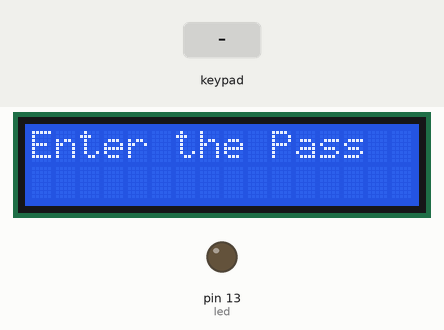
Simulated run of this sketch. Board: Arduino Uno, built with avr-gcc and run on an emulated ATmega328P. Parts: 16×2 character LCD, output pins drawn as LEDs (lit = HIGH). Inputs (shaded band) come from the test bench.

Above: at 1.2 s.
1.3 s: keypad keys 6 7 8 9 A pressed 0.4 s apart
At 3.6 s:
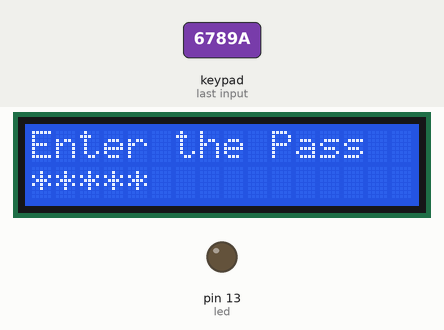
4.8 s: key '1' pressed
At 6.0 s:
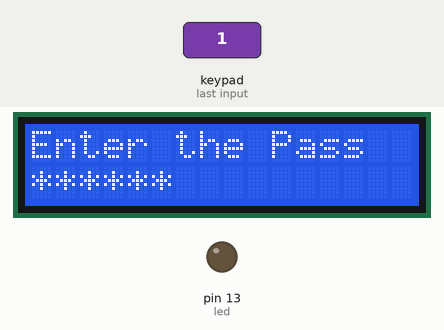
6.3 s: keypad keys 6 7 8 9 D pressed 0.4 s apart
At 8.7 s:
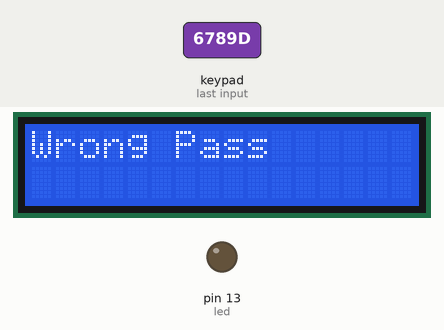
9.8 s: key '2' pressed
At 11.1 s:
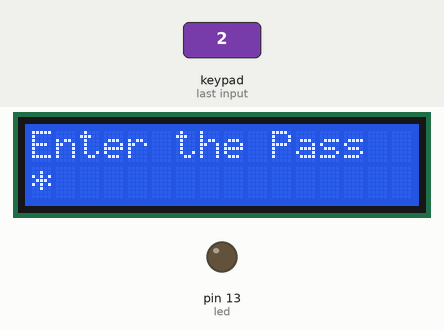
11.4 s: key '3' pressed
At 12.5 s:
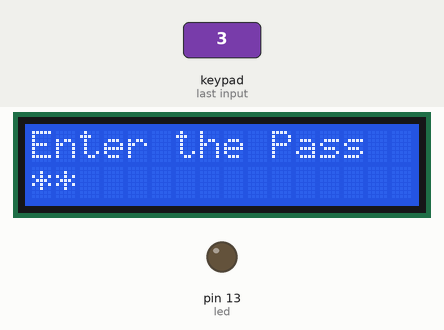
Timing chart, 0 to 13.9 s (numbered marks = the images above; inputs shaded):
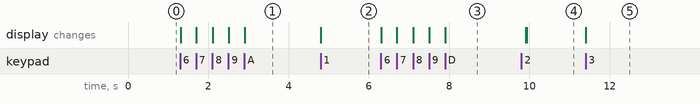

Measured:
- after the input at 1.3 s, the display: first changes at once (image 1 shows a later state)
- after the input at 4.8 s, the display: changes at once (image 2)
- after the input at 6.3 s, the display: first changes at once (image 3 shows a later state)
- after the input at 9.8 s, the display: first differs from a run without the input after 0.13 s (image 4)
- after the input at 11.4 s, the display: changes at once (image 5)

The sketch:

PasswordLock.ino
```cpp
// include the library code:
#include <LiquidCrystal.h>
#include <Keypad.h>
#define led 13
// initialize the library with the numbers of the interface pins
LiquidCrystal lcd(A0, A1, A2, A3, A4, A5);
const byte ROWS = 4; //four rows
const byte COLS = 4; //three columns
char keys[ROWS][COLS] = {
  {'1','2','3','A'},
  {'4','5','6','B'},
  {'7','8','9','C'},
  {'*','0','#','D'}
};
byte rowPins[ROWS] = {6, 7, 8, 9}; //connect to the row pinouts of the keypad
byte colPins[COLS] = {2, 3, 4, 5}; //connect to the column pinouts of the keypad
Keypad keypad = Keypad( makeKeymap(keys), rowPins, colPins, ROWS, COLS );
char StorePass[]="123456789425";
int i=0,count=0,number=sizeof(StorePass)-1;
char pass[sizeof(StorePass)-1];

void setup() {
  // set up the LCD's number of columns and rows:
  lcd.begin(16, 2);
  // Print a message to the LCD.
  lcd.print("Enter the Pass");
  lcd.setCursor(0, 1);
  pinMode(led,OUTPUT);
}

void loop()
{
  char key = keypad.getKey();

  if (key>='0'&&key!='D')
  {
    lcd.print('*');
    pass[i]=key;
    i++;
  }else if(key=='D')
  {
    if(i==number)
    {
      for(int j=0;j<number;j++)
      {
        if(pass[j]==StorePass[j])count++;
      }
      if(count==number)
      {
        lcd.clear();
        digitalWrite(led,HIGH);
        lcd.setCursor(0,0);
        lcd.print("Correct Pass    ");
        delay(2000);
        i=0;
        count=0;
        lcd.setCursor(0,0);
        lcd.print("Enter the Pass");
        lcd.setCursor(0,1);
      }else
      {
        printt();
      }
    }else
    {
      printt();
    }
  }
}

void printt()
{
        lcd.clear();
        digitalWrite(led,LOW);
        lcd.setCursor(0,0);
        lcd.print("Wrong Pass     ");
        delay(2000);
        i=0;
        count=0;
        lcd.setCursor(0,0);
        lcd.print("Enter the Pass");
        lcd.setCursor(0,1);
}
```
